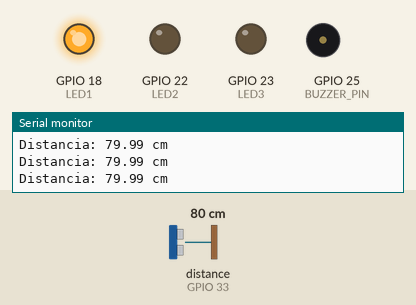
Bench run of a sketch on a simulated ESP32. Shown: output pins drawn as LEDs (lit = HIGH), buzzer (waves = sounding, pin HIGH), the last lines printed to the serial monitor. Wiring (inferred from the names in the program): ultrasonic range finder: trigger GPIO 32; echo GPIO 33. Inputs (shaded band) come from the test bench; at power-on: distance to the obstacle (sensor on GPIO 33) 80 cm. The echo pulse lasts 58.3 µs per cm; pins used as bus, display or sensor lines are not drawn.

Above: at 1.3 s.
1.4 s: distance to the obstacle (sensor on GPIO 33) set to 20 cm
2.9 s: distance to the obstacle (sensor on GPIO 33) set to 16 cm
At 3.5 s:
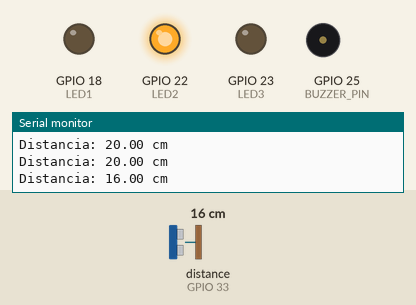
4.5 s: distance to the obstacle (sensor on GPIO 33) set to 12 cm
6.0 s: distance to the obstacle (sensor on GPIO 33) set to 9 cm
At 6.4 s:
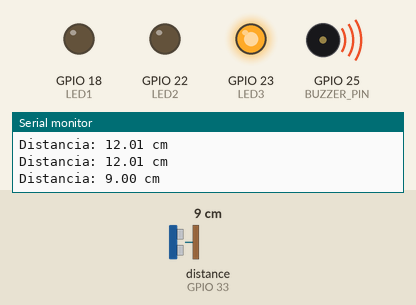
9.0 s: distance to the obstacle (sensor on GPIO 33) set to 18 cm
At 9.7 s:
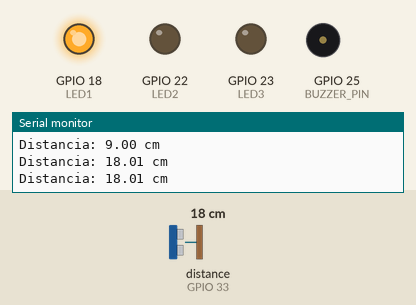
10.5 s: distance to the obstacle (sensor on GPIO 33) set to 2 cm
At 11.4 s:
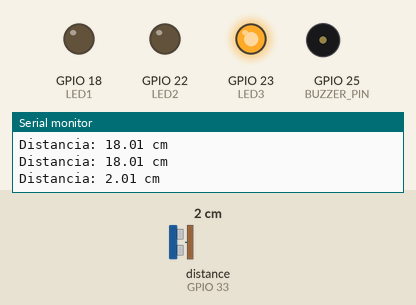
Timing chart, 0 to 14.5 s (numbered marks = the images above; inputs shaded):
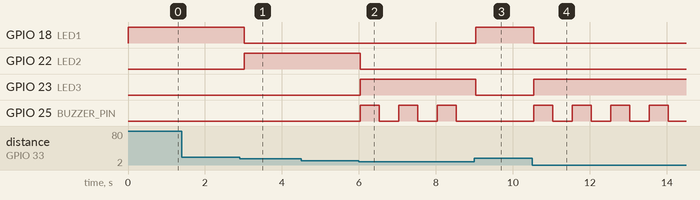

The sketch:

sketchtestes.ino
```cpp
#define TRIG_PIN 32
#define ECHO_PIN 33
#define BUZZER_PIN 25
#define LED1 18  // Led Verde
#define LED2 22  // Led Amerelo
#define LED3 23  // Led Vermelho

void setup() {
  Serial.begin(115200);

  pinMode(TRIG_PIN, OUTPUT);
  pinMode(ECHO_PIN, INPUT);
  pinMode(BUZZER_PIN, OUTPUT);
  pinMode(LED1, OUTPUT);
  pinMode(LED2, OUTPUT);
  pinMode(LED3, OUTPUT);
}

void loop() {
  // Limpa o TRIG
  digitalWrite(TRIG_PIN, LOW);
  delayMicroseconds(2);

  // Envia pulso de 10 µs
  digitalWrite(TRIG_PIN, HIGH);
  delayMicroseconds(10);
  digitalWrite(TRIG_PIN, LOW);

  // Lê o tempo do ECHO
  long duracao = pulseIn(ECHO_PIN, HIGH);

  // Calcula a distância em cm
  float distancia = duracao * 0.0343 / 2;

  Serial.print("Distancia: ");
  Serial.print(distancia);
  Serial.println(" cm");

  // Apaga todos os LEDs antes de decidir qual acender
  digitalWrite(LED1, LOW);
  digitalWrite(LED2, LOW);
  digitalWrite(LED3, LOW);

  if (distancia >= 18) {
    // Rio em nível normal
    digitalWrite(LED1, HIGH);
    digitalWrite(BUZZER_PIN, LOW);

  } else if (distancia >= 11) {
    // Rio subindo, atenção
    digitalWrite(LED2, HIGH);
    digitalWrite(BUZZER_PIN, LOW);

  } else if (distancia > 0 && distancia < 11) {
    // Nível crítico, no limite da ponte
    digitalWrite(LED3, HIGH);
    digitalWrite(BUZZER_PIN, HIGH);
    delay(500); // bipe curto
    digitalWrite(BUZZER_PIN, LOW);
  }

  delay(500);
}
```

Measured:
- the behaviour switches between 18 and 17 cm on distance to the obstacle (sensor on GPIO 33) (found by bisection; images 0 and 1)
- the behaviour switches between 11 and 10 cm on distance to the obstacle (sensor on GPIO 33) (found by bisection; images 1 and 2)
- after the input at 2.9 s, GPIO 18 (LED1): HIGH → LOW after 0.12 s; GPIO 22 (LED2): LOW → HIGH after 0.12 s
- after the input at 6.0 s, GPIO 22 (LED2): HIGH → LOW at once; GPIO 23 (LED3): LOW → HIGH at once; GPIO 25 (BUZZER_PIN): alternates HIGH for 0.50 s and LOW for 0.50 s, starting at once
- after the input at 9.0 s, GPIO 18 (LED1): LOW → HIGH at once; GPIO 23 (LED3): HIGH → LOW at once; GPIO 25 (BUZZER_PIN): stays LOW (without the input it goes to HIGH after 0.03 s)
- after the input at 10.5 s, GPIO 18 (LED1): HIGH → LOW at once; GPIO 23 (LED3): LOW → HIGH at once; GPIO 25 (BUZZER_PIN): alternates HIGH for 0.50 s and LOW for 0.50 s, starting at once
